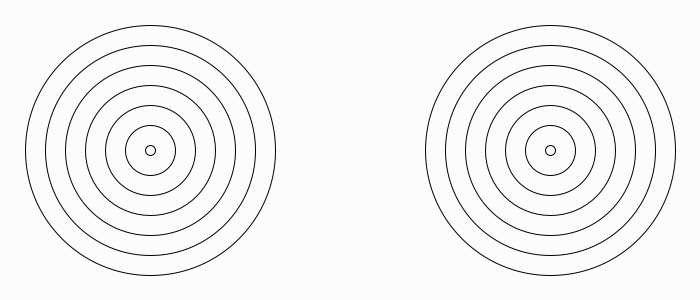
Frame 1 (no input)
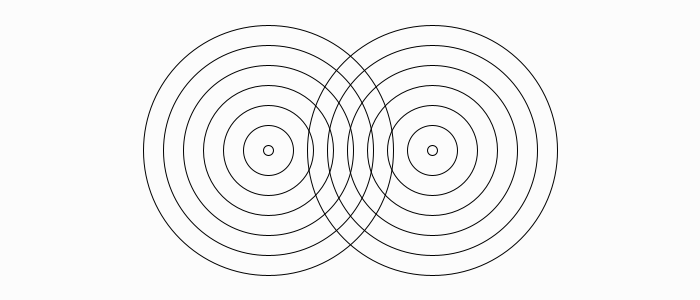
Frame 60 (the mouse pressed at the canvas centre just before this capture)
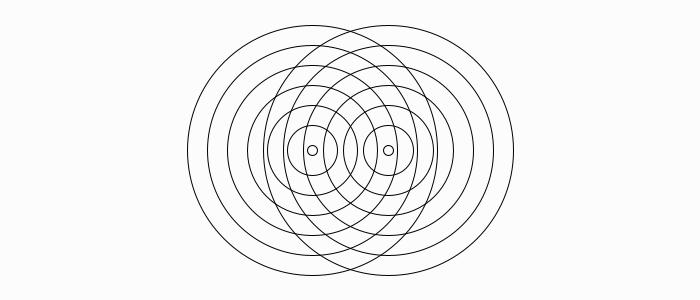
Frame 120 (the mouse held since frame 60 and released just before this capture)

The Processing sketch that drew these frames (run headless with seeded random() and noise(); from frame 60 on, the mouse is pressed at the canvas centre):

// Processing sketch: amazing_rings
// ── amazing_rings.pde

  /*** Go to the recipe to run the demonstration before starting this program ***/

int x = 150;
int xx = 550;
int speed = 2;


void setup() {
  /* Set the size of your sketch to be a rectangle like in the recipe demonstration */
  
  size(700, 300);
  
  /* Call the noFill() command so all the ellipses will be transparent */
  
  noFill();
  
}

void draw() {

  background(#FCFCFC);
  
        /* Use a for loop to make the first set of rings that will start in the left half of the window
        (you can use the code from your Bullseye program).*/          

int s = 250;

  for (int i = 0; i < 7; i++) {
  
      ellipse(x, 150, s, s);
      
      s -= 40;
      
    }
        
        /*Make this set of rings move across the sketch to the right 
        Hint: make two variables, one for x and another for the speed. 
        Then increase x by the amount in speed */
        
        /*When the rings reach the right side of the sketch, reverse the direction so they move
        Hint: speed = -speed */

         
        /*When the rings reach the left side of the sketch, reverse the direction again */
        
         
 //CHALLENGE - to finish the Amazing Rings 
 
        /*Add another for loop to draw the second set of rings that will start in the right half of the window */

 s = 250;

  for (int j = 0; j < 7; j++) {
  
      ellipse(xx, 150, s, s);
      
      s -= 40;
      
    }
        
       if (x >= 700 || x <= 0){
         
         speed *= -1;
         
       }
        
        
       x += speed;
       xx -= speed;
        
        /*Make this set of rings move in the opposite direction to the other rings 
        These rings must also "bounce" off the sides of the window.*/
        
}
